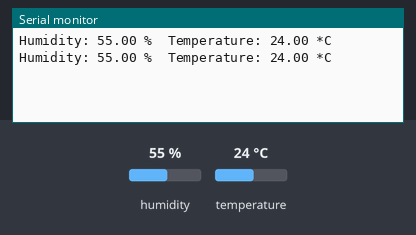
Recording of a sketch running on a simulated Arduino Uno, built with avr-gcc and run on an emulated ATmega328P. Parts: the last lines printed to the serial monitor. Inputs (shaded band) come from the test bench; at power-on: humidity 55 %, temperature 24 °C.

Above: at 4.8 s.
4.9 s: humidity set to 22 %
At 6.4 s:
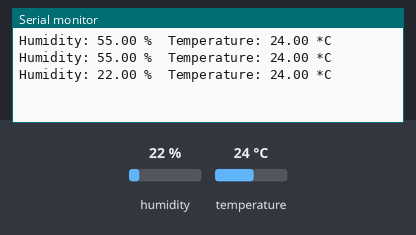
7.9 s: temperature set to 12 °C
At 9.3 s:
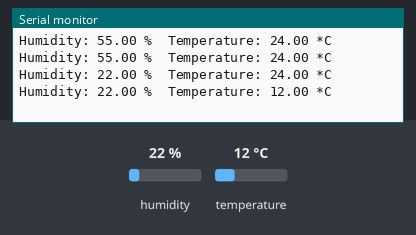
10.9 s: humidity set to 40 %
At 12.9 s:
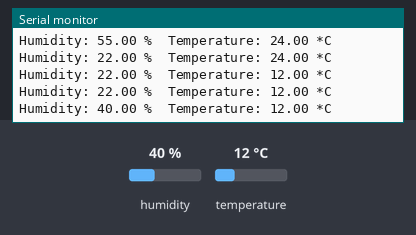
Timing chart, 0 to 14.4 s (numbered marks = the images above; inputs shaded):
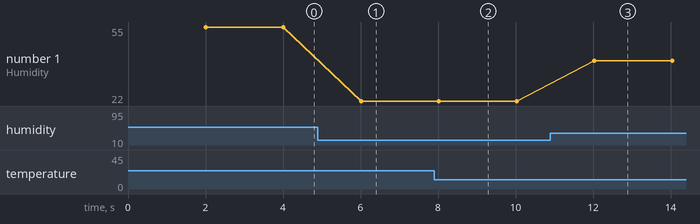

Measured:
- after the input at 4.9 s, the serial monitor: prints a new line after 1.1 s (image 1)
- after the input at 7.9 s, the serial monitor: prints a new line after 0.12 s (image 2)
- after the input at 10.9 s, the serial monitor: prints a new line after 1.1 s (image 3)
- plotted number 1: 55 → 22 after the input at 4.9 s, 22 → 40 after the input at 10.9 s

The sketch:

dht22.ino
```cpp
#include <DHT_U.h>
#include <DHT.h>


#define DHTPIN 6     // what pin we're connected to
#define DHTTYPE DHT22   // DHT 22  (AM2302)


DHT dht(DHTPIN, DHTTYPE);

void setup()
{
  Serial.begin(9600);
  dht.begin();
}

void loop()
{
  // Wait a few seconds between measurements.
  delay(2000);

  float hum = dht.readHumidity();
  // Read temperature as Celsius
  float tempC = dht.readTemperature();

  // Check if readings have failed
  if (isnan(hum) || isnan(tempC))
  {
    Serial.println("Failed to read from DHT sensor!");
    return;
  }

  Serial.print("Humidity: ");
  Serial.print(hum);
  Serial.print(" %\t");
  Serial.print("Temperature: ");
  Serial.print(tempC);
  Serial.println(" *C ");

}
```
